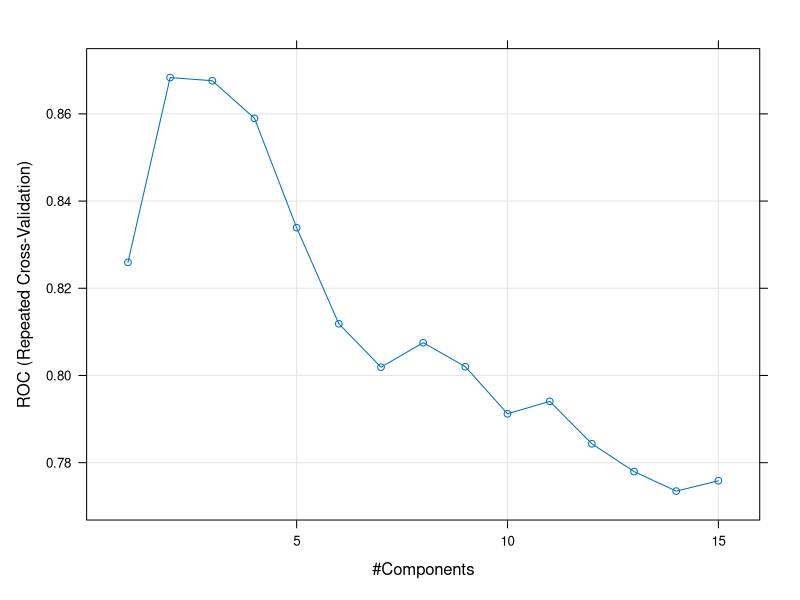

This chart was generated by the following R code:
library(caret)
library(mlbench)
library(pls)

data(Sonar)
set.seed(107)
inTrain <- createDataPartition(y = Sonar$Class, p = .75, list = FALSE)
## The format of the results

## The output is a set of integers for the rows of Sonar
## that belong in the training set.
str(inTrain)

training <- Sonar[ inTrain,]
testing <- Sonar[-inTrain,]
nrow(training)
nrow(testing)


## Basic fit (using Partial Least Squares Discriminant Analysis from 'pls' package)
plsFit <- train(Class ~ ., data = training, method = "pls", preProc = c("center", "scale"))

## Using tuneLength = 15 --> set the candidate values of the tuning parameter at integers from 1 to 15
plsFit <- train(Class ~ ., data = training, method = "pls", tuneLength = 15,  preProc = c("center", "scale"))

## Set a method to resample the data before each fit
ctrl <- trainControl(method = "repeatedcv", repeats = 3)

plsFit <- train(Class ~ ., data = training, method = "pls", tuneLength = 15, trControl = ctrl, preProc = c("center", "scale"))

## Setting the performance function 
ctrl <- trainControl(method = "repeatedcv", repeats = 3, classProbs = TRUE, summaryFunction = twoClassSummary)
plsFit <- train(Class ~ ., data = training, method = "pls", tuneLength = 15, trControl = ctrl, metric = "ROC", preProc = c("center", "scale"))
plsFit

## plot the results of the tuning
plot(plsFit)

## Use the best model to make predictions of new data
plsClasses <- predict(plsFit, newdata = testing)
str(plsClasses)

## PRedict the probabilities for each category
plsProbs <- predict(plsFit, newdata = testing, type = "prob")
head(plsProbs)

## Calculate the confusion matrix (True Pos, True Neg, ...)
confusionMatrix(data = plsClasses, testing$Class)
